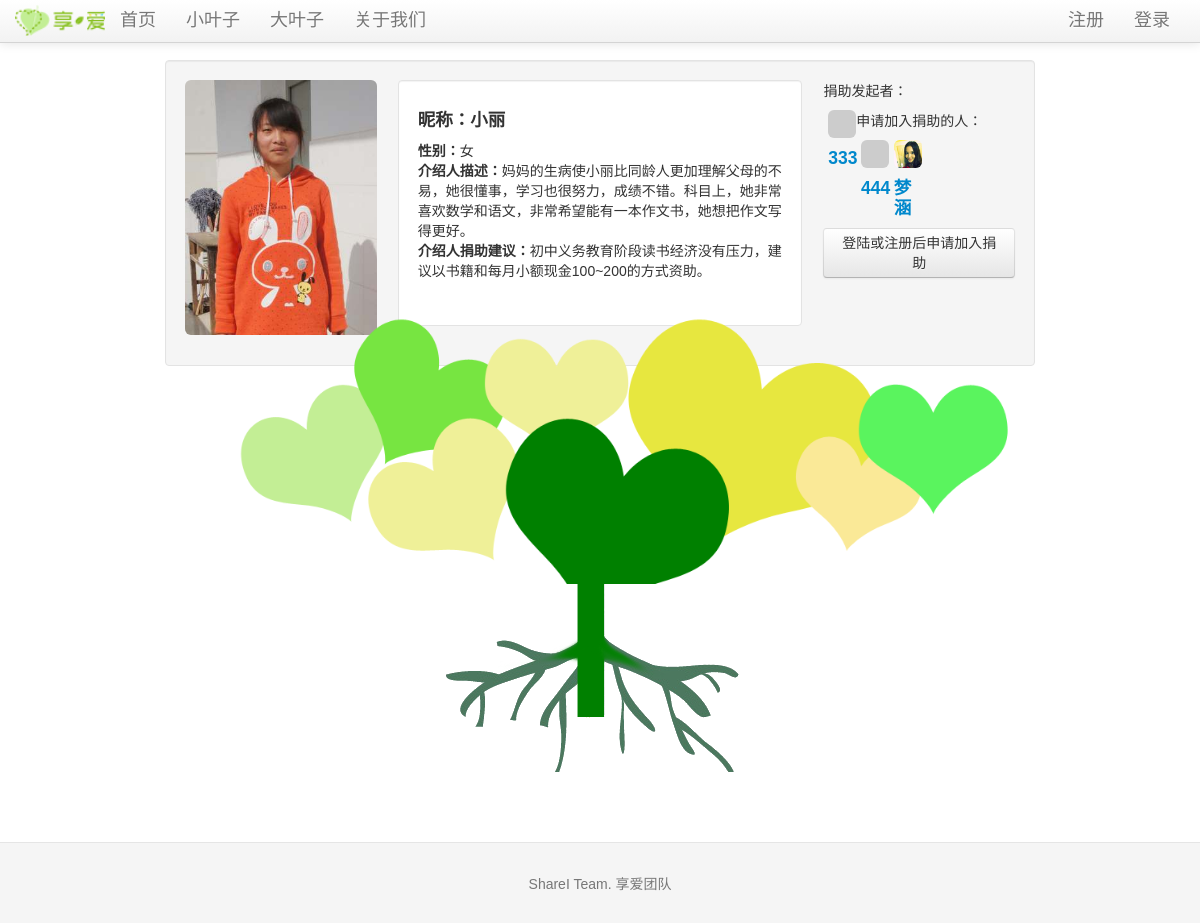
Page /littleleaf/2 on the committed database.
### tables this page shows
CREATE TABLE lleaf (
	lleaf_id integer primary key autoincrement,
	avatar text,
	nickavatar text,
	lname text,
	lnickname text,
	gender text,
	nationality text,
	age text,
	grade text,
	bday text,
	constellation text,
	school text,
	homeaddress text,
	phone text,
	homeinfo text,
	linfo text,
	ginfo text,
	gadvice text,
	gname text,
	gschool text,
	gbackground text,
	ginfosource text,
	grr text,
	gweibo text,
	gkaixin text,
	status integer not null,
	createtime TIMESTAMP default (datetime('now', 'localtime'))
);

CREATE TABLE bleaf (avatar TEXT, bleaf_id integer PRIMARY KEY, email text, uname text, sex text, ulevel integer, password text, rrurl text, sinawburl text, qqwburl text, createtime TIMESTAMP);

CREATE TABLE applying (
	id integer primary key autoincrement,
	bleaf_id integer,
	lleaf_id integer,
	createtime TIMESTAMP default (datetime('now', 'localtime'))
);

### sharei.py (the view, shortened to what this page needs)
@app.route('/littleleaf/<lleaf_id>', methods=['GET', 'POST'])
def show_littleleaf(lleaf_id):
    littleleaf = query_db('select * from lleaf where lleaf.lleaf_id = ?', [lleaf_id], one=True)
    error = None
    if littleleaf is None:
            error = 'Invalid little leaf id'
            return render_template('littleleaf.html', error=error)
    blogs = query_db('select blog.blog_id as blog_id, blog.bleaf_id as bleaf_id, blog.lleaf_id as lleaf_id, blog.title as title, \
                blog.blogtext as blogtext, bleaf.avatar as avatar, bleaf.uname as uname , blog.createtime as createtime \
                from blog join bleaf on blog.bleaf_id = bleaf.bleaf_id where blog.lleaf_id = ? order by blog.createtime desc', [lleaf_id])
    donaters = query_db('select donating.bleaf_id, bleaf.avatar, bleaf.uname from donating join bleaf on donating.bleaf_id = bleaf.bleaf_id where donating.lleaf_id = ?', [lleaf_id])
    raiser = query_db('select raising.bleaf_id as bleaf_id, bleaf.avatar as avatar, bleaf.uname as uname from raising join bleaf on raising.bleaf_id = bleaf.bleaf_id where raising.lleaf_id = ?', [lleaf_id], True)
    applyers = query_db('select applying.bleaf_id, bleaf.avatar, bleaf.uname from applying join bleaf on applying.bleaf_id = bleaf.bleaf_id where applying.lleaf_id = ?', [lleaf_id])
    allowed_raiser = False
    allowed_applyer = False
    indonaters = False
    inapplyers = False
    if 'bleaf_id' not in session:
        loggedin = False
    return render_template('littleleaf_timeline.html', littleleaf=littleleaf, blogs=blogs, donaters=donaters, raiser=raiser, applyers=applyers, indonaters=indonaters, inapplyers=inapplyers, allowed_raiser=allowed_raiser, allowed_applyer=allowed_applyer)

### sharei.py (called while the page is built)
def get_db():
    top = _app_ctx_stack.top
    if not hasattr(top, 'sqlite_db'):
        top.sqlite_db = sqlite3.connect(app.config['DATABASE'])
        top.sqlite_db.row_factory = sqlite3.Row
    return top.sqlite_db

@app.teardown_appcontext
def close_database(exception):
    top = _app_ctx_stack.top
    if hasattr(top, 'sqlite_db'):
        top.sqlite_db.close()

def query_db(query, args=(), one=False):
    cur = get_db().execute(query, args)
    rv = cur.fetchall()
    return (rv[0] if rv else None) if one else rv

@app.before_request
def before_request():
    g.bleaf = None
    if 'bleaf_id' in session:
        g.bleaf = query_db('select * from bleaf where bleaf_id = ?', [session['bleaf_id']], one=True)

### templates/littleleaf_timeline.html (shortened to what this page needs)
{% extends "layout.html" %}
{% block body %}
<div class="well" style="margin-bottom:-25px">
  <div class="row-fluid">
    <div class="span3">
        <img src={{ littleleaf.avatar }} style="width:200px" class="img-rounded">
    </div>
    <div class="span6 well" style="text-align : left;background-color:#FFFFFF; padding-left:20">
      <h4><b>昵称：</b>{{littleleaf.lnickname}}</h4>
      <p><b>性别：</b>{{littleleaf.gender}}<br>
      <b>介绍人描述：</b>{{littleleaf.ginfo}}<br>
      <b>介绍人捐助建议：</b>{{littleleaf.gadvice}}</p><br>
    </div>
    <div class="span3">
  {% if not session.logged_in %}
    {% if littleleaf.status == 1 %}
      <a class="btn" href="{{ url_for('login') }}">登陆或注册后发起捐助</a><br>
    {% elif littleleaf.status == 2 %}
      <p>捐助发起者：</p>
        <div class="span2">
          <img src={{raiser.avatar}} style="width:80px" class="img-rounded">
          <a href="{{ url_for('show_bigleaf', bleaf_id=raiser.bleaf_id) }}" target="_blank"><h4>{{raiser.uname}}</h4></a>
        </div>
      <p>
      {% if applyers %}
        申请加入捐助的人：
        {% for applyer in applyers %}
          <div class="span2">
          <img src={{applyer.avatar}} style="width:80px" class="img-rounded">
          <a href="{{ url_for('show_bigleaf', bleaf_id=applyer.bleaf_id) }}" target="_blank"><h4>{{applyer.uname}}</h4></a>
          </div>
        {% endfor %}
      {% endif %}
      </p>
      <a class="btn" href="{{ url_for('login') }}">登陆或注册后申请加入捐助</a><br>
    {% endif %}
  {% endif %}
  </div>
</div>
</div>
  <br><br>
  <div class="container-fluid">
  <img src="/static/img/treehead.png" style="margin-left:25px;margin-bottom:-70px;margin-top:-60px">
  </div>
  <div class="container-fluid">
  <img src="/static/img/treeroot.png" style="margin-left:14px">
  </div>
</div>
{% endblock %}

### static/css/docs.css (style rules this page uses)
body { position: relative; padding-top: 40px; }

### templates/layout.html (style rules this page uses)
body { padding-top: 60px; font: 14px "微软雅黑", Verdana, Arial, Sans-serif; }

### rows in the picture
lleaf: avatar (picture), lnickname "小丽", gender "女", ginfo "妈妈的生病使小丽比同龄人更加理解父母的不易，她很懂事，学习也很努力，成绩不错。科目上，她非常喜欢数学和语文，非常希望能有一本作文书，她想把作文写得更好。", gadvice "初中义务教育阶段读书经济没有压力，建议以书籍和每月小额现金100~200的方式资助。"
bleaf: uname "333"
applying: uname "444"
applying: avatar (picture), uname "梦涵"
